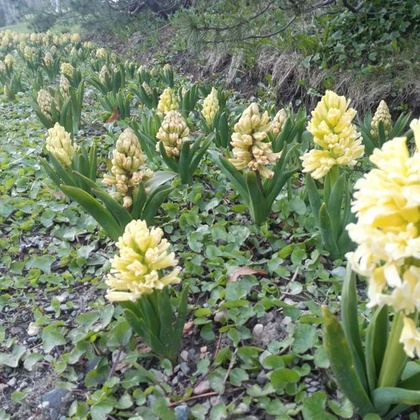
%> input picture 1_transformation_histogram/im3.jpg, 420 x 420 px, shrunk from 650 x 650 before the run
$ octave Transformation.m   (GNU Octave 9; MATLAB toolbox functions it lacks are replaced by stand-ins)
%> lines starting %> are read from the running program, lines starting %| are printed output that depends on the picture
clear all
imc = imread('im3.jpg');          % Read the image from the source folder
%> imc is the input picture: size 420x420x3 uint8; mean R, G, B 120.1, 134.2, 105.4
img = rgb2gray(imc);              % Convert BGR to Grayscale
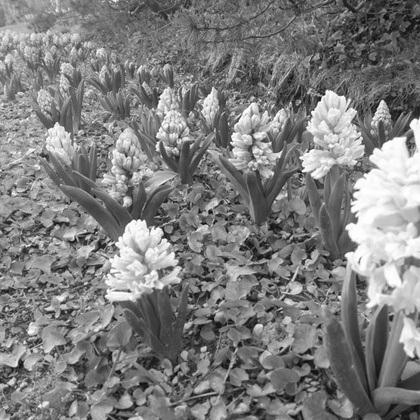
%> img: size 420x420 uint8; min 9, max 255, mean 126.7

theta = 0.2778 * pi;              % The rotation matrix
R = [cos(theta) sin(theta) 0;
    -sin(theta) cos(theta) 0;
    0           0          1];
    tx = 25;    ty = 30;          % The translation matrix
T = [1    0     0;
     0    1     0;
     tx   ty    1];
    cx = 0.5;   cy = 1.5;         % The Scale matrix
S = [cx   0     0;
     0    cy    0;
     0    0     1];
    sv = 0.2;                     % The Shear Vertical matrix
S_V = [1    sv  0;
       0    1   0;
       0    0   1];
    sh = 0.3;                     % The Shear Horizontal matrix
R_H = [1     0    0;
       sh    1    0;
       0     0    1];

[y_max, x_max] = size(img);       % Store original image size in two variables
%> y_max = 420; x_max = 420
corners = [0,     0,     1;       % Specify corners of the original image
           x_max, 0,     1;
           0,     y_max, 1;
           x_max, y_max, 1];
%> corners = [0 0 1; 420 0 1; 0 420 1; 420 420 1]
%R = R * T;                      % This line of code is used for two consecutive transformations
new_corners = corners * R;        % Calculate coordinates of rotated image corners
new_width = round(max(new_corners(:,1)) - min(new_corners(:,1)));  % Based on the rotated image find the max of width & height
%> new_width = 592
new_height = round(max(new_corners(:,2)) - min(new_corners(:,2)));
rot_img = zeros(new_height,new_width);                             % Create a new empty image based on previous step width & height
min_width = abs(min(new_corners(:,1)));     % Find the width & height of the rotated image on the negative side of x & y axis
min_height = abs(min(new_corners(:,2)));
min_width = round(min_width)+1;
min_height = round(min_height)+1;
% In this step, instead of mapping the rotated image to the empty image, we use
% the inverse of our desirable matrix to transform the empty image, and
% for each pixel of it, we read the value of the corresponding pixel in the
% original pixel. With this approach, we would be able to solve the problem
% of those black dots
refPoint = [min_width  min_height  1];      % Use this point to extract amounts of shifting(dif_x & dif_y)...
refPoint_R = refPoint * inv(R);             % required for aligning the desirable part of the rotated image...
dif_x = refPoint_R(1);                      % with the original image for reading and writing values from...
dif_y = refPoint_R(2);                      % original image to empty image respectively
for ii = 1 : new_height
    for jj = 1 : new_width
        temp = ([jj ii 1]) * inv(R);        % Transform each pixel of the empty image
        x_new = round(temp(1,1)-dif_x);
        y_new = round(temp(1,2)-dif_y);
        if 0 < x_new & x_new < x_max & 0 < y_new & y_new < y_max
            rot_img(ii, jj) = img(y_new, x_new);  % mapping original image to the rotated empty image
        end
    end
end
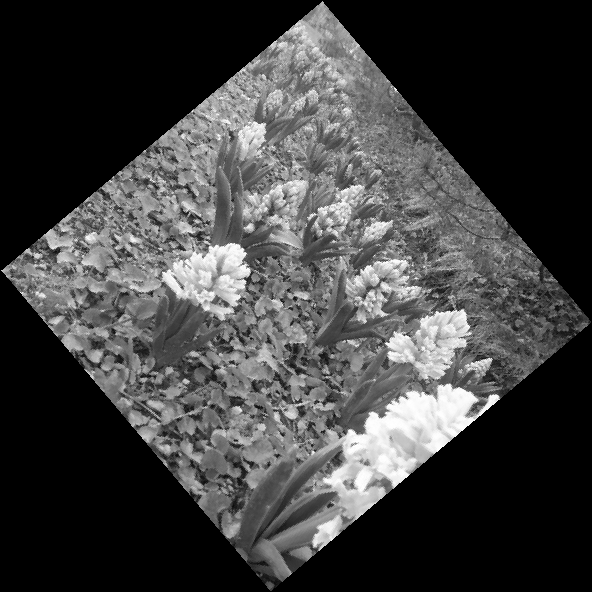
%> rot_img: size 592x592 double; min 0, max 255, mean 63.5
imshow(rot_img,[])

% [5 lines of commented-out code are left out]

$ run again, with 1_transformation_histogram/01 Rotation 90.png saved as 1_transformation_histogram/im3.jpg
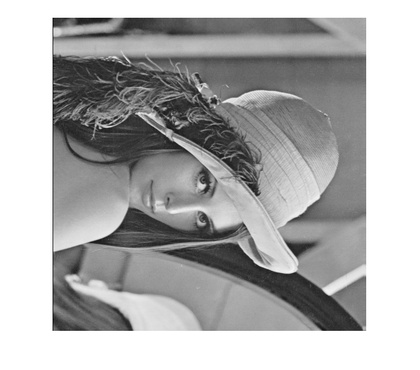
%> input picture 1_transformation_histogram/01 Rotation 90.png, 420 x 370 px, shrunk from 687 x 605 before the run
%> imc is the input picture: size 370x420x3 uint8; min 0, max 255, mean 175.2
%> after the loop `for ii = 1 : new_height`:
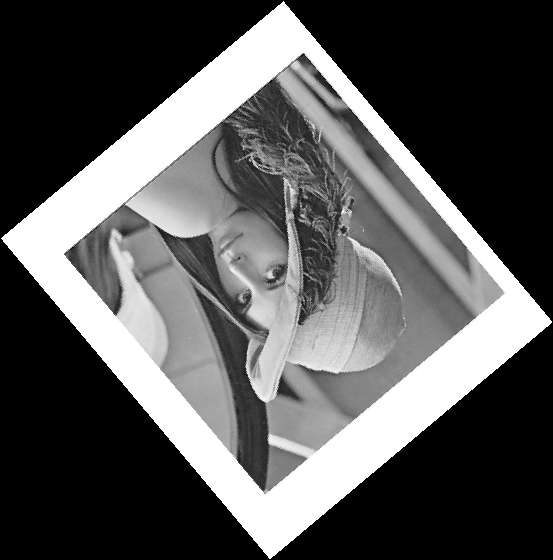
%> rot_img: size 560x553 double; min 0, max 255, mean 87.3
